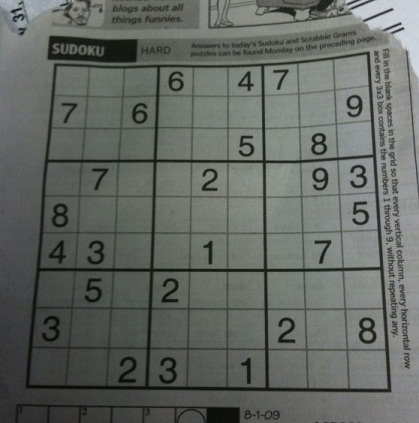
#> input picture Image Processing DA-2/image1.jpg, 419 x 423 px
$ jupyter execute 'Img Processing DA2.ipynb'
#> lines starting #> are read from the running program, lines starting #| are printed output that depends on the picture; after the words box and inside, x2 and y2 are one past the last pixel; in counts of white or black regions, pixels touching at a corner belong together
# DA-2
## Harsh Vardhan
## 19BCE1661

### Implement frequency domain filtering apart from Fourier transform

#### Here I will Be implementing Hough Transform

#### Before understanding Hough Transform lets see what Hough space is
#### So basically when we come from Image space to Hough space the major change in our lines is
#### The formula
## y=mx+c
#### becomes
## m-c
#### But we have a problem though, with y = mx + c, we cannot represent a vertical line, as the slope is infinite. So we need a better way parametrization, polar coordinates (rho and theta).
### 1]rho: describes the distance of the line from the origin
### 2]theta: describes the angle away from horizontal

## This is the Principal Hough Transform Works on for dtecting edges and lines.

[cell 1]
# We are implemting Hough transform using OpenCV's inbuilt Hough functions to implement our code.

import cv2 #using to read the image,for transform functions,implements the main ruberics
import numpy as np # for array conversions
import math # for mathematical formula implementation
import matplotlib.pyplot as plt # for dispalying images in plots

# Firstly Lets implement Hough transform method to detect lines in the image
### We will be using HoughLinesP() function of OpenCV.
### Parameters:
#### image: 8-bit, single-channel binary source image. The image may be modified by the function.
#### lines: Output vector of lines. Each line is represented by a 4-element vector (x_1, y_1, x_2, y_2) , where (x_1,y_1) and (x_2, y_2) are the ending points of each detected line segment.
#### rho: Distance resolution of the accumulator in pixels.
#### theta: Angle resolution of the accumulator in radians.
#### threshold: Accumulator threshold parameter. Only those lines are returned that get enough votes
#### minLineLength: Minimum line length. Line segments shorter than that are rejected.
#### maxLineGap: Maximum allowed gap between points on the same line to link them.

[cell 2]
fig = plt.figure(figsize=(15, 10))
rows = 1
columns = 4
fig.add_subplot(rows, columns, 1)
# Read image
img = cv2.imread('image1.jpg', cv2.IMREAD_COLOR)
#> img is the input picture: shape (423, 419, 3); mean B, G, R 98.9, 103.6, 99.4
plt.imshow(img)
plt.title("Actual")
fig.add_subplot(rows, columns, 2)
# Convert the image to gray-scale
gray = cv2.cvtColor(img, cv2.COLOR_BGR2GRAY)
plt.imshow(gray)
plt.title("Greyscale")
fig.add_subplot(rows, columns, 3)
# Find the edges in the image using canny detector
edges = cv2.Canny(gray, 50, 200)
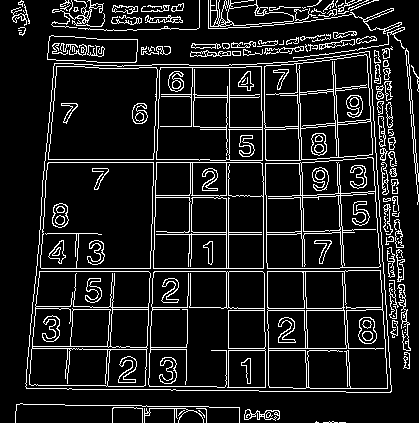
#> edges: shape (423, 419); 11.5% white in thin lines or dots
plt.imshow(edges)
plt.title("Edge")
fig.add_subplot(rows, columns, 4)
# Detect points that form a line
lines = cv2.HoughLinesP(edges, 1, np.pi/180,60, minLineLength=10, maxLineGap=250)
#> lines = 92 rows, first 6: [36, 268, 403, 268], [148, 415, 162, 11], [262, 7, 269, 419], [228, 407, 228, 0], [36, 271, 403, 271], [186, 411, 192, 29]
# Draw lines on the image
for line in lines:
    x1, y1, x2, y2 = line[0]
    cv2.line(img, (x1, y1), (x2, y2), (255, 0, 0), 3)
#> this loop made 92 passes
#> (x1, y1, x2, y2) on passes 1 to 12: (36, 268, 403, 268), (148, 415, 162, 11), (262, 7, 269, 419), (228, 407, 228, 0), (36, 271, 403, 271), (186, 411, 192, 29), (226, 407, 226, 1), (294, 7, 307, 391), (144, 422, 158, 6), (44, 162, 416, 162), (22, 403, 65, 0), (259, 8, 266, 419)
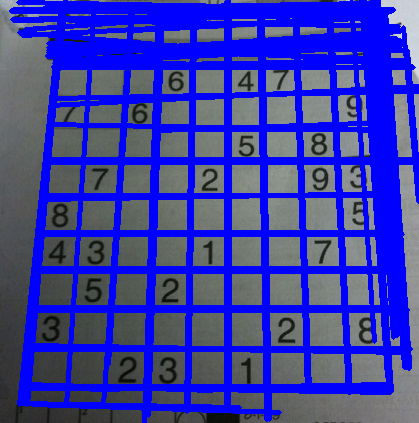
#> img: shape (423, 419, 3); mean B, G, R 167.8, 61.1, 58.6
# Show result
plt.imshow(img)
plt.title("Line Detected")
plt.show()
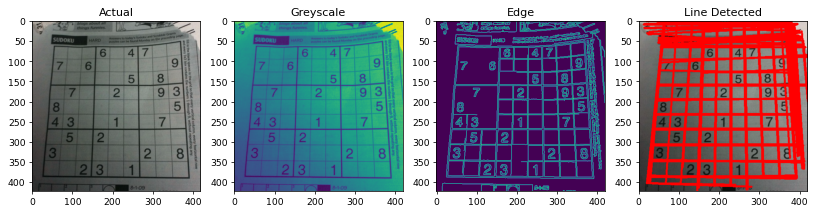
#> figure drawn by matplotlib, 4 panels; B, G, R data is drawn as R, G, B

# Now Lets implement Hough transform method to detect Circles in the image
### We will be using HoughCircles() function of OpenCV.
### Parameters:
#### image: 8-bit, single-channel, grayscale input image.
#### circles: Output vector of found circles. Each vector is encoded as a 3-element floating-point vector (x, y, radius) .
#### circle_storage: In C function this is a memory storage that will contain the output sequence of found circles.
#### method: Detection method to use. Currently, the only implemented method is CV_HOUGH_GRADIENT , which is basically 21HT
#### dp: Inverse ratio of the accumulator resolution to the image resolution. For example, if dp=1 , the accumulator has the same resolution as the input image. If dp=2 , the accumulator has half as big width and height.
#### minDist: Minimum distance between the centers of the detected circles. If the parameter is too small, multiple neighbor circles may be falsely detected in addition to a true one. If it is too large, some circles may be missed.
#### param1: First method-specific parameter. In case of CV_HOUGH_GRADIENT , it is the higher threshold of the two passed to the Canny() edge detector (the lower one is twice smaller).
#### param2: Second method-specific parameter. In case of CV_HOUGH_GRADIENT , it is the accumulator threshold for the circle centers at the detection stage. The smaller it is, the more false circles may be detected. Circles, corresponding to the larger accumulator values, will be returned first.
#### minRadius: Minimum circle radius.
#### maxRadius: Maximum circle radius.

[cell 3]
image = cv2.imread('circles.png',cv2.IMREAD_COLOR)
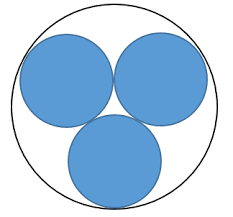
#> input picture Image Processing DA-2/circles.png, 233 x 217 px
#> image is the input picture: shape (217, 233, 3); mean B, G, R 231.8, 208.3, 182.3
output = image.copy()
gray = cv2.cvtColor(image, cv2.COLOR_BGR2GRAY)
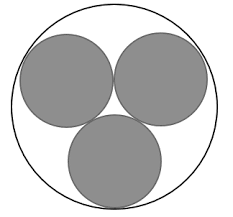
#> gray: shape (217, 233); min 0, max 255, mean 203
# detect circles in the image
circles = cv2.HoughCircles(gray, cv2.HOUGH_GRADIENT, 2, 100)
#> circles = [[115, 107, 102.6]]
# ensure at least some circles were found
if circles is not None:
    # convert the (x, y) coordinates and radius of the circles to integers
    circles = np.round(circles[0, :]).astype("int")
#> circles = [[115, 107, 103]]
    # loop over the (x, y) coordinates and radius of the circles
    for (x, y, r) in circles:
        # draw the circle in the output image, then draw a rectangle
        # corresponding to the center of the circle
        cv2.circle(output, (x, y), r, (0, 255, 0), 4)
        cv2.rectangle(output, (x - 5, y - 5), (x + 5, y + 5), (0, 128, 255), -1)
#> this loop made 1 pass
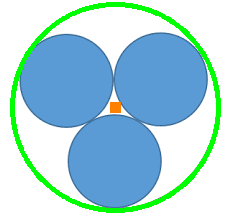
#> output: shape (217, 233, 3); 6.53% of pixels changed, all inside (x1, y1, x2, y2) = (10, 2, 221, 213)

plt.imshow(output)
